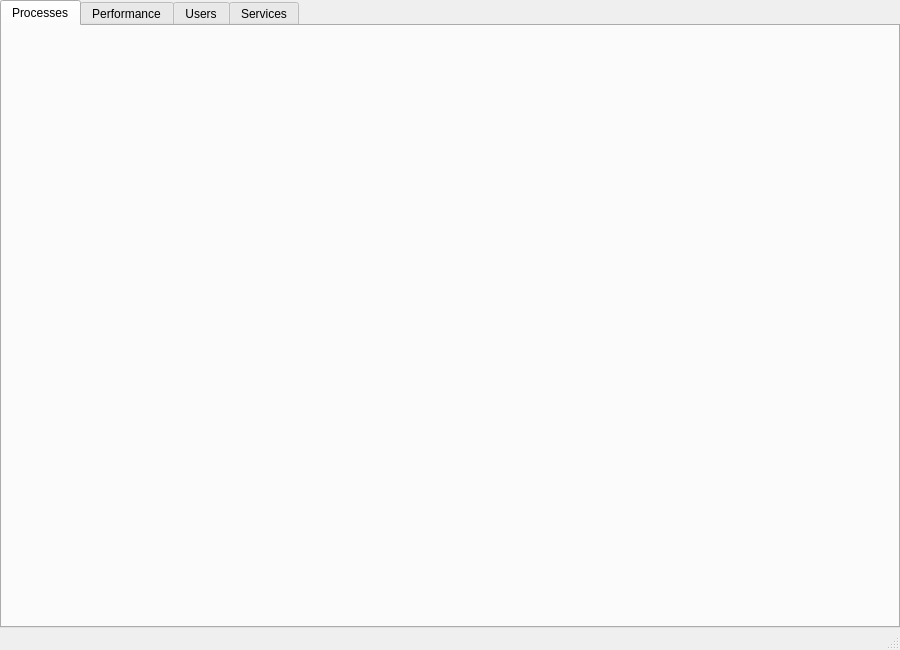
<?xml version="1.0" encoding="UTF-8"?>
<ui version="4.0">
 <class>MainWindow</class>
 <widget class="QMainWindow" name="MainWindow">
  <property name="geometry">
   <rect>
    <x>0</x>
    <y>0</y>
    <width>900</width>
    <height>650</height>
   </rect>
  </property>
  <property name="windowTitle">
   <string>System Monitor</string>
  </property>
  <widget class="QWidget" name="centralwidget">
   <layout class="QVBoxLayout" name="verticalLayout">
    <property name="leftMargin">
     <number>0</number>
    </property>
    <property name="topMargin">
     <number>0</number>
    </property>
    <property name="rightMargin">
     <number>0</number>
    </property>
    <property name="bottomMargin">
     <number>0</number>
    </property>
    <item>
     <widget class="QTabWidget" name="tabWidget">
      <property name="currentIndex">
       <number>0</number>
      </property>
      <widget class="QWidget" name="processesTab">
       <attribute name="title">
        <string>Processes</string>
       </attribute>
       <layout class="QVBoxLayout" name="processesLayout">
        <property name="leftMargin">
         <number>0</number>
        </property>
        <property name="topMargin">
         <number>0</number>
        </property>
        <property name="rightMargin">
         <number>0</number>
        </property>
        <property name="bottomMargin">
         <number>0</number>
        </property>
       </layout>
      </widget>
      <widget class="QWidget" name="performanceTab">
       <attribute name="title">
        <string>Performance</string>
       </attribute>
       <layout class="QVBoxLayout" name="performanceLayout">
        <property name="leftMargin">
         <number>0</number>
        </property>
        <property name="topMargin">
         <number>0</number>
        </property>
        <property name="rightMargin">
         <number>0</number>
        </property>
        <property name="bottomMargin">
         <number>0</number>
        </property>
       </layout>
      </widget>
      <widget class="QWidget" name="usersTab">
       <attribute name="title">
        <string>Users</string>
       </attribute>
       <layout class="QVBoxLayout" name="usersLayout">
        <property name="leftMargin">
         <number>0</number>
        </property>
        <property name="topMargin">
         <number>0</number>
        </property>
        <property name="rightMargin">
         <number>0</number>
        </property>
        <property name="bottomMargin">
         <number>0</number>
        </property>
       </layout>
      </widget>
      <widget class="QWidget" name="servicesTab">
       <attribute name="title">
        <string>Services</string>
       </attribute>
       <layout class="QVBoxLayout" name="servicesLayout">
        <property name="leftMargin">
         <number>0</number>
        </property>
        <property name="topMargin">
         <number>0</number>
        </property>
        <property name="rightMargin">
         <number>0</number>
        </property>
        <property name="bottomMargin">
         <number>0</number>
        </property>
       </layout>
      </widget>
     </widget>
    </item>
   </layout>
  </widget>
  <widget class="QMenuBar" name="menubar">
   <property name="geometry">
    <rect>
     <x>0</x>
     <y>0</y>
     <width>900</width>
     <height>24</height>
    </rect>
   </property>
  </widget>
  <widget class="QStatusBar" name="statusbar"/>
 </widget>
 <resources/>
 <connections/>
</ui>
